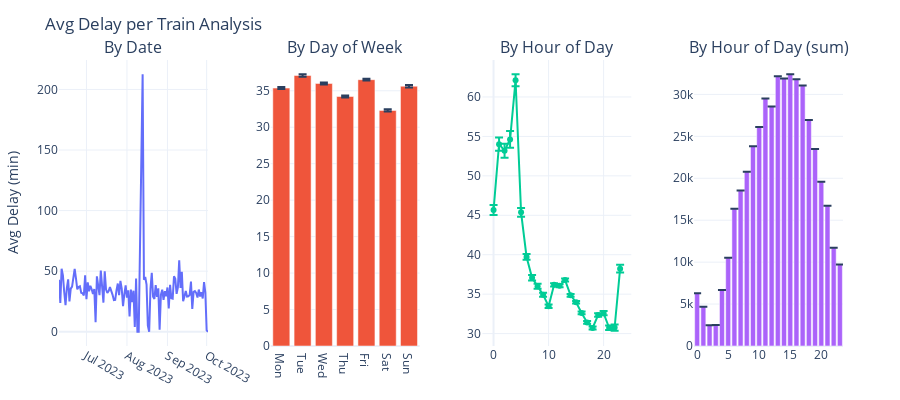
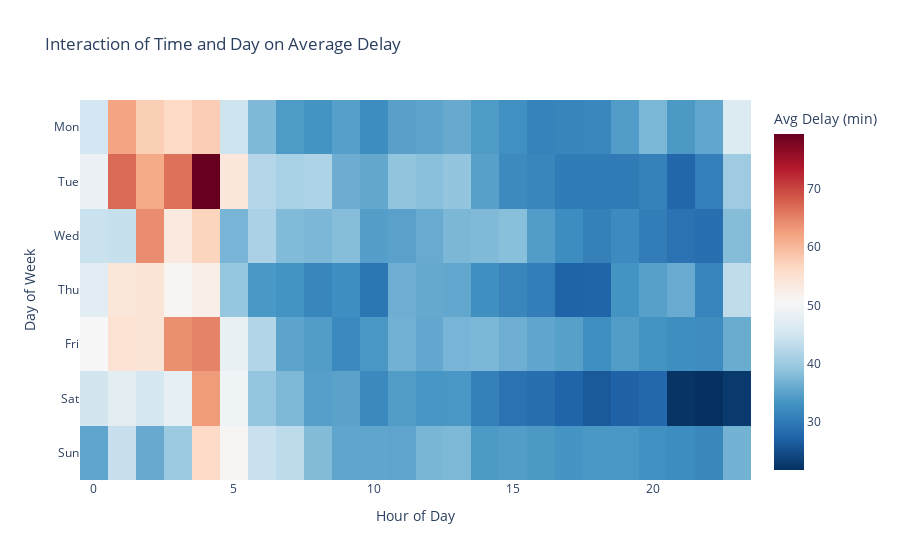

Write notebook code for charts like these, in order.
### Code cell
# --- Time of Day & Time Series Analysis ---
if not train_delays.empty:
    # Daily Stats for Subplot 1
    daily_stats = train_delays.groupby('date')['delay_min'].agg(['mean']).reset_index()

    # Weekly Stats for Subplot 2
    days = {0: 'Mon', 1: 'Tue', 2: 'Wed', 3: 'Thu', 4: 'Fri', 5: 'Sat', 6: 'Sun'}
    train_delays['day_name'] = train_delays['day_of_week'].map(days)
    weekly_stats = train_delays.groupby('day_name')['delay_min'].agg(['mean', 'std', 'count']).reindex(['Mon', 'Tue', 'Wed', 'Thu', 'Fri', 'Sat', 'Sun']).reset_index()
    weekly_stats['sem'] = weekly_stats['std'] / np.sqrt(weekly_stats['count'])
    
    # Hourly Stats for Subplot 3 and 4
    hourly_stats = train_delays.groupby('hour')['delay_min'].agg(['mean', 'std', 'count']).reset_index()
    hourly_stats['sem'] = hourly_stats['std'] / np.sqrt(hourly_stats['count'])
    

    # --- Visualization: Combined Subplots ---
    fig = make_subplots(rows=1, cols=4, 
                        subplot_titles=("By Date", "By Day of Week", "By Hour of Day", "By Hour of Day (sum)"),
                        horizontal_spacing=0.08)

    # Plot A
    fig.add_trace(go.Scatter(
        x=daily_stats['date'], y=daily_stats['mean'],
        mode='lines', name='Daily'
    ), row=1, col=1)

    # Plot B
    fig.add_trace(go.Bar(
        x=weekly_stats['day_name'], y=weekly_stats['mean'],
        error_y=dict(type='data', array=weekly_stats['sem'], visible=True),
        name='Weekly'
    ), row=1, col=2)

    # Plot C
    fig.add_trace(go.Scatter(
        x=hourly_stats['hour'], y=hourly_stats['mean'],
        error_y=dict(type='data', array=hourly_stats['sem'], visible=True),
        mode='lines+markers', name='Hourly'
    ), row=1, col=3)

    # Plot D
    fig.add_trace(go.Bar(
        x=hourly_stats['hour'], y=hourly_stats['count'],
        error_y=dict(type='data', array=hourly_stats['sem'], visible=True),
         name='Hourly'
    ), row=1, col=4)

    
    fig.update_layout(
        title_text="Avg Delay per Train Analysis", showlegend=False, height=400,
        template="plotly_white", margin=dict(l=40, r=40, t=60, b=40)
    )
    fig.update_yaxes(title_text="Avg Delay (min)", row=1, col=1)
    fig.show()

    # --- Visualization: Heatmap ---
    heatmap_data = train_delays.groupby(['day_name', 'hour'])['delay_min'].mean().reset_index()
    pivot_table = heatmap_data.pivot(index='day_name', columns='hour', values='delay_min')
    pivot_table = pivot_table.reindex(['Mon', 'Tue', 'Wed', 'Thu', 'Fri', 'Sat', 'Sun'])
    
    fig_heat = px.imshow(pivot_table,
                         labels=dict(x="Hour of Day", y="Day of Week", color="Avg Delay (min)"),
                         x=pivot_table.columns, y=pivot_table.index,
                         color_continuous_scale='RdBu_r', 
                         title="Interaction of Time and Day on Average Delay")
    fig_heat.show()

### Figure 1 — Plotly figure (JSON) as saved in the notebook; plotly's stock layout.template omitted (floating-point values rounded to 4 significant figures)
{"data": [{"mode": "lines", "name": "Daily", "type": "scatter", "x": ["2023-06-10", "2023-06-11", "2023-06-12", "2023-06-13", "2023-06-14", "2023-06-15", "2023-06-16", "2023-06-17", "2023-06-18", "2023-06-19", "2023-06-20", "2023-06-21", "2023-06-22", "2023-06-23", "2023-06-24", "2023-06-25", "2023-06-26", "2023-06-27", "2023-06-28", "2023-06-29", "2023-06-30", "2023-07-01", "2023-07-02", "2023-07-03", "2023-07-04", "2023-07-05", "2023-07-06", "2023-07-07", "2023-07-08", "2023-07-09", "2023-07-10", "2023-07-11", "2023-07-12", "2023-07-13", "2023-07-14", "2023-07-15", "2023-07-16", "2023-07-17", "2023-07-18", "2023-07-19", "2023-07-20", "2023-07-21", "2023-07-22", "2023-07-23", "2023-07-24", "2023-07-25", "2023-07-26", "2023-07-27", "2023-07-28", "2023-07-29", "2023-07-30", "2023-07-31", "2023-08-01", "2023-08-02", "2023-08-03", "2023-08-04", "2023-08-05", "2023-08-06", "2023-08-07", "2023-08-08", "2023-08-09", "2023-08-10", "2023-08-13", "2023-08-14", "2023-08-15", "2023-08-16", "2023-08-17", "2023-08-18", "2023-08-19", "2023-08-20", "2023-08-21", "2023-08-22", "2023-08-23", "2023-08-24", "2023-08-25", "2023-08-26", "2023-08-27", "2023-08-28", "2023-08-29", "2023-08-30", "2023-08-31", "2023-09-01", "2023-09-02", "2023-09-03", "2023-09-04", "2023-09-05", "2023-09-06", "2023-09-07", "2023-09-08", "2023-09-09", "2023-09-10", "2023-09-11", "2023-09-12", "2023-09-13", "2023-09-14", "2023-09-15", "2023-09-16", "2023-09-17", "2023-09-18", "2023-09-19", "2023-09-20", "2023-09-21", "2023-09-22", "2023-09-23", "2023-09-24", "2023-09-25", "2023-09-26", "2023-09-27", "2023-09-28", "2023-09-29", "2023-09-30", "2023-10-01", "2023-10-02"], "xaxis": "x", "y": [42.92, 23.82, 52.03, 46.47, 32.7, 22.0, 36.07, 43.17, 24.92, 35.55, 37.26, 43.22, 51.9, 43.75, 35.0, 36.91, 37.5, 32.17, 31.73, 29.86, 46.46, 26.82, 40.69, 33.41, 37.94, 35.08, 31.17, 35.26, 7.739, 45.67, 38.72, 30.19, 50.48, 37.32, 23.95, 49.8, 34.84, 32.11, 33.56, 36.77, 34.34, 30.45, 26.03, 26.24, 34.11, 39.76, 30.12, 41.93, 35.67, 21.1, 30.84, 38.24, 28.2, 34.16, 12.54, 34.85, 24.35, 33.87, 3.874, 43.98, 0.0, 0.0, 212.5, 42.86, 45.16, 38.95, 4.923, 0.0, 35.4, 48.59, 28.92, 26.97, 38.51, 28.77, 35.83, 1.593, 30.62, 34.68, 26.27, 33.51, 29.17, 36.52, 19.29, 38.72, 27.6, 27.32, 45.77, 43.71, 31.29, 36.63, 59.03, 36.11, 49.39, 25.11, 29.12, 33.7, 29.05, 29.29, 30.45, 41.31, 18.86, 32.92, 33.52, 32.06, 28.15, 34.79, 29.05, 32.55, 27.44, 40.88, 32.39, 1.066, 0.0], "yaxis": "y"}, {"error_y": {"array": [0.1371, 0.1662, 0.1305, 0.1462, 0.1235, 0.1568, 0.1762], "type": "data", "visible": true}, "name": "Weekly", "type": "bar", "x": ["Mon", "Tue", "Wed", "Thu", "Fri", "Sat", "Sun"], "xaxis": "x2", "y": [35.37, 37.09, 36.0, 34.21, 36.52, 32.3, 35.62], "yaxis": "y2"}, {"error_y": {"array": [0.6317, 0.8343, 0.8922, 1.059, 0.7503, 0.5411, 0.3701, 0.3458, 0.3112, 0.2519, 0.2093, 0.2001, 0.1972, 0.1855, 0.1742, 0.1697, 0.1755, 0.1791, 0.1989, 0.2269, 0.2629, 0.2859, 0.3984, 0.4823], "type": "data", "visible": true}, "mode": "lines+markers", "name": "Hourly", "type": "scatter", "x": [0, 1, 2, 3, 4, 5, 6, 7, 8, 9, 10, 11, 12, 13, 14, 15, 16, 17, 18, 19, 20, 21, 22, 23], "xaxis": "x3", "y": [45.67, 54.02, 53.19, 54.62, 62.12, 45.37, 39.72, 37.08, 36.01, 34.94, 33.47, 36.18, 36.07, 36.79, 34.85, 33.98, 32.62, 31.42, 30.72, 32.35, 32.59, 30.75, 30.76, 38.23], "yaxis": "y3"}, {"error_y": {"array": [0.6317, 0.8343, 0.8922, 1.059, 0.7503, 0.5411, 0.3701, 0.3458, 0.3112, 0.2519, 0.2093, 0.2001, 0.1972, 0.1855, 0.1742, 0.1697, 0.1755, 0.1791, 0.1989, 0.2269, 0.2629, 0.2859, 0.3984, 0.4823], "type": "data", "visible": true}, "name": "Hourly", "type": "bar", "x": [0, 1, 2, 3, 4, 5, 6, 7, 8, 9, 10, 11, 12, 13, 14, 15, 16, 17, 18, 19, 20, 21, 22, 23], "xaxis": "x4", "y": [6284, 4689, 2481, 2513, 6668, 10515, 16351, 18527, 20787, 23814, 26110, 29510, 28559, 32166, 31901, 32395, 31797, 31048, 26936, 23496, 19589, 16726, 11715, 9709], "yaxis": "y4"}], "layout": {"annotations": [{"font": {"size": 16}, "showarrow": false, "text": "By Date", "x": 0.095, "xanchor": "center", "xref": "paper", "y": 1, "yanchor": "bottom", "yref": "paper"}, {"font": {"size": 16}, "showarrow": false, "text": "By Day of Week", "x": 0.365, "xanchor": "center", "xref": "paper", "y": 1, "yanchor": "bottom", "yref": "paper"}, {"font": {"size": 16}, "showarrow": false, "text": "By Hour of Day", "x": 0.635, "xanchor": "center", "xref": "paper", "y": 1, "yanchor": "bottom", "yref": "paper"}, {"font": {"size": 16}, "showarrow": false, "text": "By Hour of Day (sum)", "x": 0.905, "xanchor": "center", "xref": "paper", "y": 1, "yanchor": "bottom", "yref": "paper"}], "height": 400, "margin": {"b": 40, "l": 40, "r": 40, "t": 60}, "showlegend": false, "title": {"text": "Avg Delay per Train Analysis"}, "xaxis": {"anchor": "y", "domain": [0, 0.19]}, "xaxis2": {"anchor": "y2", "domain": [0.27, 0.46]}, "xaxis3": {"anchor": "y3", "domain": [0.54, 0.73]}, "xaxis4": {"anchor": "y4", "domain": [0.81, 1]}, "yaxis": {"anchor": "x", "domain": [0, 1], "title": {"text": "Avg Delay (min)"}}, "yaxis2": {"anchor": "x2", "domain": [0, 1]}, "yaxis3": {"anchor": "x3", "domain": [0, 1]}, "yaxis4": {"anchor": "x4", "domain": [0, 1]}}}

### Figure 2 — Plotly figure (JSON) as saved in the notebook; plotly's stock layout.template omitted (floating-point values rounded to 4 significant figures; data arrays with more than 128 entries replaced by an {"elided": "..."} marker saying what was removed)
{"data": [{"coloraxis": "coloraxis", "hovertemplate": "Hour of Day: %{x}<br>Day of Week: %{y}<br>Avg Delay (min): %{z}<extra></extra>", "name": "0", "type": "heatmap", "x": [0, 1, 2, 3, 4, 5, 6, 7, 8, 9, 10, 11, 12, 13, 14, 15, 16, 17, 18, 19, 20, 21, 22, 23], "xaxis": "x", "y": ["Mon", "Tue", "Wed", "Thu", "Fri", "Sat", "Sun"], "yaxis": "y", "z": {"elided": "7x24 float values"}}], "layout": {"coloraxis": {"colorbar": {"title": {"text": "Avg Delay (min)"}}, "colorscale": [[0, "rgb(5,48,97)"], [0.1, "rgb(33,102,172)"], [0.2, "rgb(67,147,195)"], [0.3, "rgb(146,197,222)"], [0.4, "rgb(209,229,240)"], [0.5, "rgb(247,247,247)"], [0.6, "rgb(253,219,199)"], [0.7, "rgb(244,165,130)"], [0.8, "rgb(214,96,77)"], [0.9, "rgb(178,24,43)"], [1, "rgb(103,0,31)"]]}, "title": {"text": "Interaction of Time and Day on Average Delay"}, "xaxis": {"anchor": "y", "constrain": "domain", "domain": [0, 1], "scaleanchor": "y", "title": {"text": "Hour of Day"}}, "yaxis": {"anchor": "x", "autorange": "reversed", "constrain": "domain", "domain": [0, 1], "title": {"text": "Day of Week"}}}}
